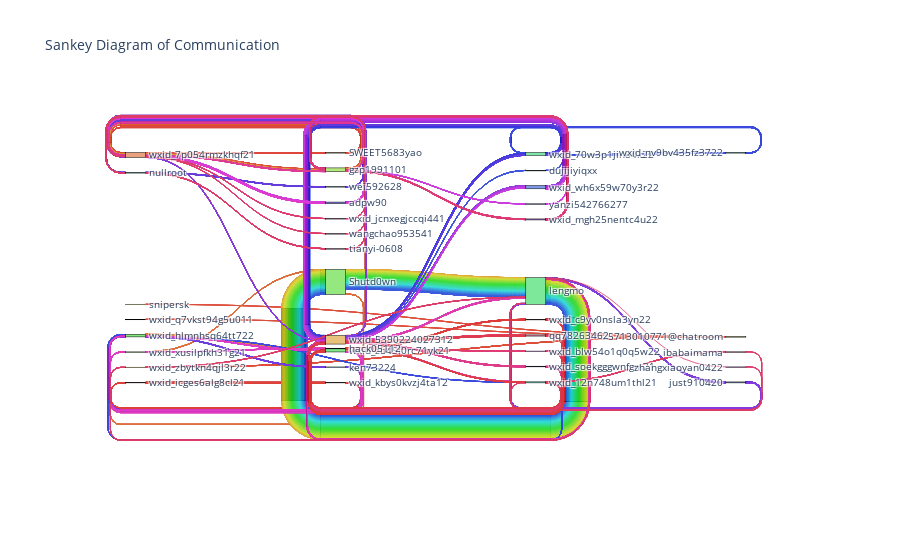

Notebook cell for this chart:
### Code cell
import plotly.graph_objects as go
import json

# Load the data from the JSON file
with open('../cn_extracted_messages.json', 'r', encoding='utf-8') as file:
    data = json.load(file)

# Create a function to assign a unique ID to each unique sender and receiver
def get_node_id(node, node_dict):
    if node not in node_dict:
        # Assign a new ID to the node
        node_dict[node] = len(node_dict)
    return node_dict[node]

# Initialize a dictionary to hold unique senders and receivers with their corresponding unique ID
node_dict = {}
links = []

# The Links list with source, target, and value for the Sankey diagram
for record in data:
    source_id = get_node_id(record['from'], node_dict)
    target_id = get_node_id(record['to'], node_dict)
    value = 1
    
    links.append({
        'source': source_id,
        'target': target_id,
        'value': value
    })

nodes = [{'name': node} for node in node_dict]

# Generating colors for nodes and links
node_colors = [f'hsl({(i / len(nodes)) * 360}, 70%, 70%)' for i in range(len(nodes))]
link_colors = [f'hsla({(i / len(links)) * 360}, 70%, 55%, 0.5)' for i in range(len(links))]

# Create the Sankey diagram
fig = go.Figure(data=[go.Sankey(
    node=dict(
        pad=15,
        thickness=20,
        line=dict(color='black', width=0.5),
        label=[node['name'] for node in nodes],
        color=node_colors
    ),
    link=dict(
        source=[link['source'] for link in links],
        target=[link['target'] for link in links],
        value=[link['value'] for link in links],
        color=link_colors
    ))])

fig.update_layout(title_text='Sankey Diagram of Communication', font_size=10)
fig.show()

### Figure 1 — Plotly figure (JSON) as saved in the notebook; plotly's stock layout.template omitted (floating-point values rounded to 4 significant figures; data arrays with more than 128 entries replaced by an {"elided": "..."} marker saying what was removed)
{"data": [{"link": {"color": {"elided": "15743 str values"}, "source": {"elided": "15743 int values"}, "target": {"elided": "15743 int values"}, "value": {"elided": "15743 int values"}}, "node": {"color": ["hsl(0.0, 70%, 70%)", "hsl(9.72972972972973, 70%, 70%)", "hsl(19.45945945945946, 70%, 70%)", "hsl(29.18918918918919, 70%, 70%)", "hsl(38.91891891891892, 70%, 70%)", "hsl(48.64864864864865, 70%, 70%)", "hsl(58.37837837837838, 70%, 70%)", "hsl(68.10810810810811, 70%, 70%)", "hsl(77.83783783783784, 70%, 70%)", "hsl(87.56756756756758, 70%, 70%)", "hsl(97.2972972972973, 70%, 70%)", "hsl(107.02702702702703, 70%, 70%)", "hsl(116.75675675675676, 70%, 70%)", "hsl(126.4864864864865, 70%, 70%)", "hsl(136.21621621621622, 70%, 70%)", "hsl(145.94594594594597, 70%, 70%)", "hsl(155.67567567567568, 70%, 70%)", "hsl(165.40540540540542, 70%, 70%)", "hsl(175.13513513513516, 70%, 70%)", "hsl(184.86486486486484, 70%, 70%)", "hsl(194.5945945945946, 70%, 70%)", "hsl(204.32432432432432, 70%, 70%)", "hsl(214.05405405405406, 70%, 70%)", "hsl(223.78378378378378, 70%, 70%)", "hsl(233.51351351351352, 70%, 70%)", "hsl(243.24324324324323, 70%, 70%)", "hsl(252.972972972973, 70%, 70%)", "hsl(262.7027027027027, 70%, 70%)", "hsl(272.43243243243245, 70%, 70%)", "hsl(282.16216216216213, 70%, 70%)", "hsl(291.89189189189193, 70%, 70%)", "hsl(301.6216216216216, 70%, 70%)", "hsl(311.35135135135135, 70%, 70%)", "hsl(321.0810810810811, 70%, 70%)", "hsl(330.81081081081084, 70%, 70%)", "hsl(340.5405405405405, 70%, 70%)", "hsl(350.2702702702703, 70%, 70%)"], "label": ["wxid_icges6alg8cl21", "wxid_kbys0kvzj4ta12", "wxid_7p054rmzkhqf21", "SWEET5683yao", "wxid_5390224027312", "wxid_zbytkn4qjl3r22", "25713010771@chatroom", "snipersk", "wxid_q7vkst94g5u011", "gzp1991101", "wxid_xusilpfkh31g21", "Shutd0wn", "wxid_hlmnhsq64tt722", "wxid_zb45i0rc71yk21", "lengmo", "wxid_70w3p1jin84k22", "dujijiyiqxx", "wxid_nv9bv435fz3722", "wxid_12n748um1thl21", "nullroot", "wei592628", "ken73224", "just910420", "wxid_wh6x59w70y3r22", "yanzi542766277", "adpw90", "hack05112", "wxid_soekgggwnfgm21", "wxid_mgh25nentc4u22", "wxid_blw54o1q0q5w22", "wxid_jcnxegjccqi441", "zhangxiaoyan0422", "wangchao953541", "tianyi-0608", "ibabaimama", "qq78263462", "wxid_c9yv0nsla3yn22"], "line": {"color": "black", "width": 0.5}, "pad": 15, "thickness": 20}, "type": "sankey"}], "layout": {"font": {"size": 10}, "title": {"text": "Sankey Diagram of Communication"}}}
